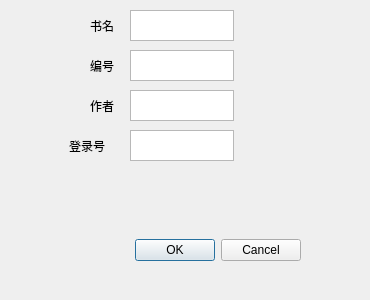
<?xml version="1.0" encoding="UTF-8"?>
<ui version="4.0">
 <class>AddDialog</class>
 <widget class="QDialog" name="AddDialog">
  <property name="geometry">
   <rect>
    <x>0</x>
    <y>0</y>
    <width>370</width>
    <height>300</height>
   </rect>
  </property>
  <property name="windowTitle">
   <string>添加书目</string>
  </property>
  <widget class="QDialogButtonBox" name="buttonBox">
   <property name="geometry">
    <rect>
     <x>-40</x>
     <y>230</y>
     <width>341</width>
     <height>41</height>
    </rect>
   </property>
   <property name="toolTip">
    <string>&lt;html&gt;&lt;head/&gt;&lt;body&gt;&lt;p&gt;&lt;br/&gt;&lt;/p&gt;&lt;/body&gt;&lt;/html&gt;</string>
   </property>
   <property name="orientation">
    <enum>Qt::Horizontal</enum>
   </property>
   <property name="standardButtons">
    <set>QDialogButtonBox::Cancel|QDialogButtonBox::Ok</set>
   </property>
  </widget>
  <widget class="QLabel" name="label">
   <property name="geometry">
    <rect>
     <x>90</x>
     <y>10</y>
     <width>41</width>
     <height>31</height>
    </rect>
   </property>
   <property name="text">
    <string>书名</string>
   </property>
  </widget>
  <widget class="QLabel" name="label_2">
   <property name="geometry">
    <rect>
     <x>90</x>
     <y>50</y>
     <width>40</width>
     <height>31</height>
    </rect>
   </property>
   <property name="text">
    <string>编号</string>
   </property>
  </widget>
  <widget class="QLabel" name="label_3">
   <property name="geometry">
    <rect>
     <x>90</x>
     <y>90</y>
     <width>40</width>
     <height>31</height>
    </rect>
   </property>
   <property name="text">
    <string>作者</string>
   </property>
  </widget>
  <widget class="QTextEdit" name="textEditName">
   <property name="geometry">
    <rect>
     <x>130</x>
     <y>10</y>
     <width>104</width>
     <height>31</height>
    </rect>
   </property>
  </widget>
  <widget class="QTextEdit" name="textEditNumber">
   <property name="geometry">
    <rect>
     <x>130</x>
     <y>50</y>
     <width>104</width>
     <height>31</height>
    </rect>
   </property>
  </widget>
  <widget class="QTextEdit" name="textEditWritername">
   <property name="geometry">
    <rect>
     <x>130</x>
     <y>90</y>
     <width>104</width>
     <height>31</height>
    </rect>
   </property>
  </widget>
  <widget class="QLabel" name="label_4">
   <property name="geometry">
    <rect>
     <x>69</x>
     <y>130</y>
     <width>61</width>
     <height>31</height>
    </rect>
   </property>
   <property name="text">
    <string>登录号</string>
   </property>
  </widget>
  <widget class="QTextEdit" name="textEditLoginNumber">
   <property name="geometry">
    <rect>
     <x>130</x>
     <y>130</y>
     <width>104</width>
     <height>31</height>
    </rect>
   </property>
  </widget>
 </widget>
 <resources/>
 <connections>
  <connection>
   <sender>buttonBox</sender>
   <signal>accepted()</signal>
   <receiver>AddDialog</receiver>
   <slot>accept()</slot>
   <hints>
    <hint type="sourcelabel">
     <x>248</x>
     <y>254</y>
    </hint>
    <hint type="destinationlabel">
     <x>157</x>
     <y>274</y>
    </hint>
   </hints>
  </connection>
  <connection>
   <sender>buttonBox</sender>
   <signal>rejected()</signal>
   <receiver>AddDialog</receiver>
   <slot>reject()</slot>
   <hints>
    <hint type="sourcelabel">
     <x>316</x>
     <y>260</y>
    </hint>
    <hint type="destinationlabel">
     <x>286</x>
     <y>274</y>
    </hint>
   </hints>
  </connection>
 </connections>
</ui>
